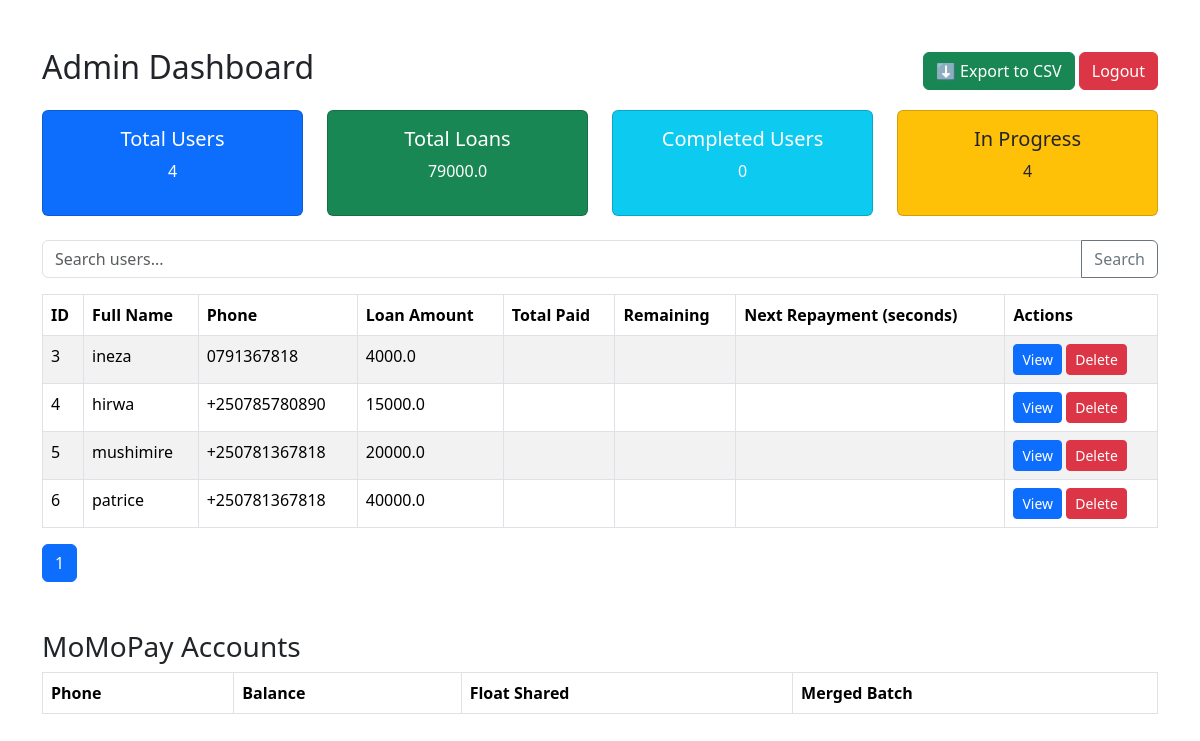
Page /dashboard (signed in) on the earlier database version.
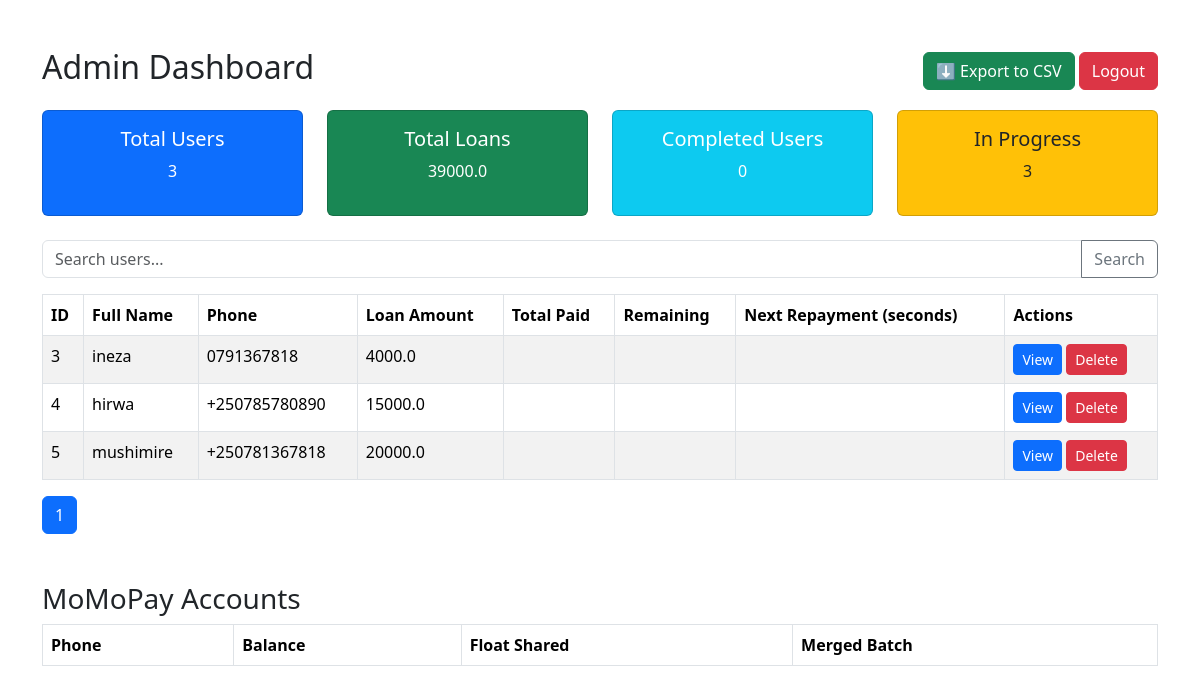
Same page on the later database version.
### tables this page shows
CREATE TABLE users (
            id INTEGER PRIMARY KEY AUTOINCREMENT,
            session_id TEXT,
            phone TEXT,
            national_id TEXT,
            full_name TEXT,
            address TEXT,
            father_name TEXT,
            mother_name TEXT,
            loan_amount REAL,
            duration INTEGER,
            date_registered TEXT
        );

### app.py (the view)
@app.route("/dashboard")
def dashboard():
    if "admin" not in session:
        return redirect(url_for("login"))
    search = request.args.get("search", "")
    all_users = search_users(search)
    page = int(request.args.get("page", 1))
    per_page = 5
    total = len(all_users)
    start = (page - 1) * per_page
    end = start + per_page
    rows = all_users[start:end]
    summary = get_dashboard_summary()
    return render_template("dashboard.html",
                           summary=summary,
                           rows=rows,
                           search=search,
                           page=page,
                           total_pages=(total + per_page - 1) // per_page)

### app.py (called while the page is built)
def search_users(search=""):
    conn = sqlite3.connect(DB_NAME)
    conn.row_factory = sqlite3.Row
    c = conn.cursor()
    if search:
        c.execute("SELECT * FROM users WHERE full_name LIKE ? OR phone LIKE ?", (f"%{search}%", f"%{search}%"))
    else:
        c.execute("SELECT * FROM users")
    rows = c.fetchall()
    conn.close()
    return [dict(r) for r in rows]

def get_dashboard_summary():
    conn = sqlite3.connect(DB_NAME)
    c = conn.cursor()
    c.execute("SELECT COUNT(*) FROM users")
    total_users = c.fetchone()[0]
    c.execute("SELECT SUM(loan_amount) FROM users")
    total_loans = c.fetchone()[0] or 0
    c.execute("""
        SELECT COUNT(*) FROM users u
        WHERE NOT EXISTS (
            SELECT 1 FROM repayments r
            WHERE r.user_id = u.id AND r.paid != 1
        )
    """)
    completed_users = c.fetchone()[0]
    in_progress = total_users - completed_users
    conn.close()
    return {
        "total_users": total_users,
        "total_loans": total_loans,
        "completed_users": completed_users,
        "in_progress": in_progress
    }

### templates/dashboard.html (shortened to what this page needs)
<!DOCTYPE html>
<html lang="en">
<head>
    <link rel="stylesheet" href="https://cdn.jsdelivr.net/npm/bootstrap@5.3.3/dist/css/bootstrap.min.css">
</head>
<body>
<div class="container mt-5">
    <div class="d-flex justify-content-between align-items-center mb-3">
        <h2>Admin Dashboard</h2>
        <div>
            <a href="{{ url_for('export_users') }}" class="btn btn-success">⬇ Export to CSV</a>
            <a href="{{ url_for('logout') }}" class="btn btn-danger">Logout</a>
        </div>
    </div>
    <div class="row mb-4">
        <div class="col-md-3">
            <div class="card text-center bg-primary text-white">
                <div class="card-body">
                    <h5>Total Users</h5>
                    <p>{{ summary.total_users }}</p>
                </div>
            </div>
        </div>
        <div class="col-md-3">
            <div class="card text-center bg-success text-white">
                <div class="card-body">
                    <h5>Total Loans</h5>
                    <p>{{ summary.total_loans }}</p>
                </div>
            </div>
        </div>
        <div class="col-md-3">
            <div class="card text-center bg-info text-white">
                <div class="card-body">
                    <h5>Completed Users</h5>
                    <p>{{ summary.completed_users }}</p>
                </div>
            </div>
        </div>
        <div class="col-md-3">
            <div class="card text-center bg-warning text-dark">
                <div class="card-body">
                    <h5>In Progress</h5>
                    <p>{{ summary.in_progress }}</p>
                </div>
            </div>
        </div>
    </div>
    <form method="get" action="{{ url_for('dashboard') }}" class="mb-3">
        <div class="input-group">
            <input type="text" name="search" value="{{ search }}" class="form-control" placeholder="Search users...">
            <button class="btn btn-outline-secondary" type="submit">Search</button>
        </div>
    </form>
    <table class="table table-bordered table-striped">
        <thead>
        <tr>
            <th>ID</th>
            <th>Full Name</th>
            <th>Phone</th>
            <th>Loan Amount</th>
            <th>Total Paid</th>
            <th>Remaining</th>
            <th>Next Repayment (seconds)</th>
            <th>Actions</th>
        </tr>
        </thead>
        <tbody>
        {% for u in rows %}
        <tr>
            <td>{{ u['id'] }}</td>
            <td>{{ u['full_name'] }}</td>
            <td>{{ u['phone'] }}</td>
            <td>{{ u['loan_amount'] }}</td>
            <td>{{ u['total_paid'] }}</td>
            <td>{{ u['remaining'] }}</td>
            <td>{{ u['countdown_seconds'] }}</td>
            <td>
                <a href="{{ url_for('user_details', user_id=u.id) }}" class="btn btn-primary btn-sm">View</a>
                <a href="{{ url_for('delete_user_route', user_id=u.id) }}" class="btn btn-danger btn-sm">Delete</a>
            </td>
        </tr>
        {% endfor %}
        </tbody>
    </table>
    <nav>
        <ul class="pagination">
            {% for p in range(1, total_pages + 1) %}
            <li class="page-item {% if p == page %}active{% endif %}">
                <a class="page-link" href="{{ url_for('dashboard') }}?page={{ p }}&search={{ search }}">{{ p }}</a>
            </li>
            {% endfor %}
        </ul>
    </nav>
    <h3 class="mt-5">MoMoPay Accounts</h3>
    <table class="table table-bordered">
        <thead>
        <tr>
            <th>Phone</th>
            <th>Balance</th>
            <th>Float Shared</th>
            <th>Merged Batch</th>
        </tr>
        </thead>
    </table>
</div>
</body>
</html>

Differences in the rows shown:
removed users: id "6", full_name "patrice", phone "+250781367818", loan_amount "40000.0"
Other differences:
{{ summary.total_users }}: "4" → "3"
{{ summary.total_loans }}: "79000.0" → "39000.0"
{{ summary.in_progress }}: "4" → "3"
